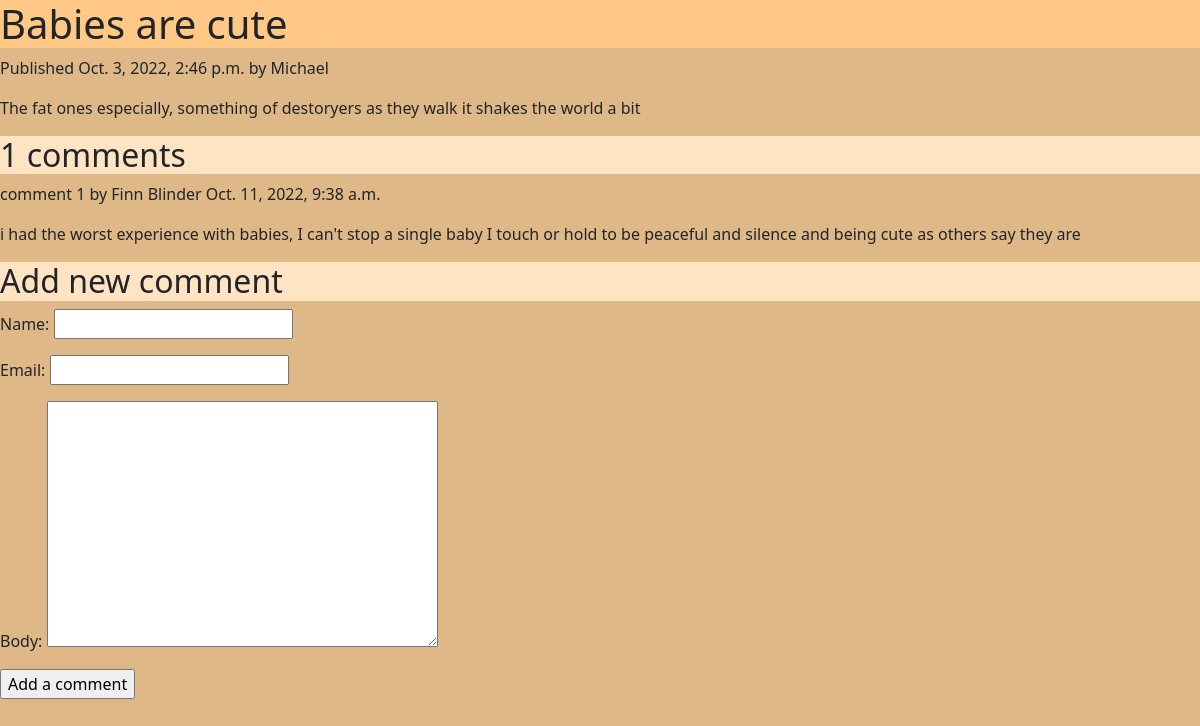
Screenshot of /2022/10/3/babies-are-cute/ with the database file from the repository.
### blinder/models.py (models this page shows, shortened)
class Post(models.Model):
    STATUS_CHOICES =(
        ('draft', 'Draft'),
        ('published', 'Published'),
    )
    title =  models.CharField(max_length=255)
    post_image = models.ImageField(blank=True, null=True)
    slug = models.CharField(max_length=255, unique_for_date = 'publish')
    author = models.ForeignKey(User, on_delete= models.CASCADE, related_name= 'blog_post')
    body = models.TextField()
    publish = models.DateTimeField(default=timezone.now)
    create = models.DateField(auto_now_add= True)
    update = models.DateField(auto_now=True)
    status = models.CharField(max_length=10,choices= STATUS_CHOICES, default= 'draft')
    class Meta:
        ordering= ('-publish',)

class Comment(models.Model):
    post=models.ForeignKey(Post, on_delete=models.CASCADE, related_name='comments')
    name=models.CharField(max_length=100)
    email=models.EmailField()
    body=models.TextField()
    created=models.DateTimeField(auto_now_add=True)
    updated=models.DateTimeField(auto_now=True)
    active=models.BooleanField(default=True)
    class Meta:
        ordering=('created',)

### blinder/views.py (the view)
# urls.py: path('<int:year>/<int:month>/<int:day>/<slug:post>/', post_detail, name='post_detail' ),
def post_detail(request, year, month, day, post):
    post = get_object_or_404(Post, slug=post, status='published', publish__year= year, publish__month=month, publish__day=day)
    comments=post.comments.filter(active=True)
    new_comment=None
    if request.method=='POST':
        comment_form=CommentForm(data=request.POST)
        if comment_form.is_valid():
            new_comment=comment_form.save(commit=False)
            new_comment.post=post
            new_comment.save()
    else:
        comment_form=CommentForm()
    return render(request,'post_detail.html', {'post':post,'comments':comments,'new_comment':new_comment,'comment_form':comment_form})

### blinder/forms.py
class CommentForm(forms.ModelForm):
    class Meta:
        model=Comment
        fields=('name','email','body')

### blinder/templates/post_detail.html (shortened to what this page needs)
{% extends 'base.html' %}
{% block content %}
<h1>{{ post.title }}</h1>
<p>
    Published {{ post.publish }} by {{ post.author }}
</p>
{{ post.body|linebreaks }}
{% with comments.count as total_comments %}
<h2>
    {{ total_comments }} comments{{ total_comments|pluralize }}
</h2>
{% endwith %}
{% for comment in comments %}
<div class="comment">
    <p class="info">
        comment {{ forloop.counter }} by {{ comment.name }}
        {{ comment.created }}
    </p>
    {{ comment.body|linebreaks }}
</div>
{% empty %}
<p>There is no comment yet!! </p>
{% endfor %}
{% if new_comment %}
<h2>Your comment has been added </h2>
{% else %}
<h2> Add new comment </h2>
<form method="POST">
    {{ comment_form.as_p }}
    <p><input type="Submit" value="Add a comment"></p>
</form>
{% endif %}
{% endblock content %}

### static/css/APP.css (style rules this page uses)
body { background-color: burlywood; }
h1 { background-color: rgb(255, 200, 133); }
h2 { background-color: bisque; }

### rows the page displays
Post: publish "Oct. 3, 2022, 2:46 p.m.", author "Michael", body "The fat ones especially, something of destoryers as they walk it shakes the world a bit"
Comment: name "Finn Blinder", created "Oct. 11, 2022, 9:38 a.m.", body "i had the worst experience with babies, I can't stop a single baby I touch or hold to be peaceful and silence and being cute as others say they are"

### other values shown
{{ total_comments }} "1"
